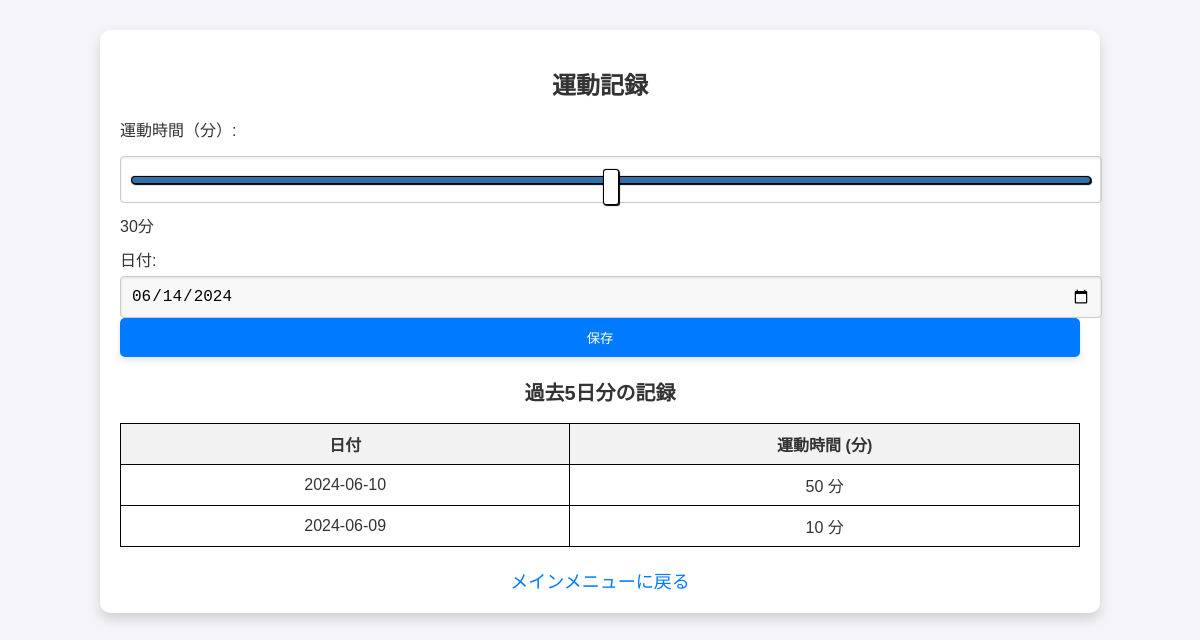
/accounts/exercise_record/ (signed in), run on an earlier commit of the app's database.
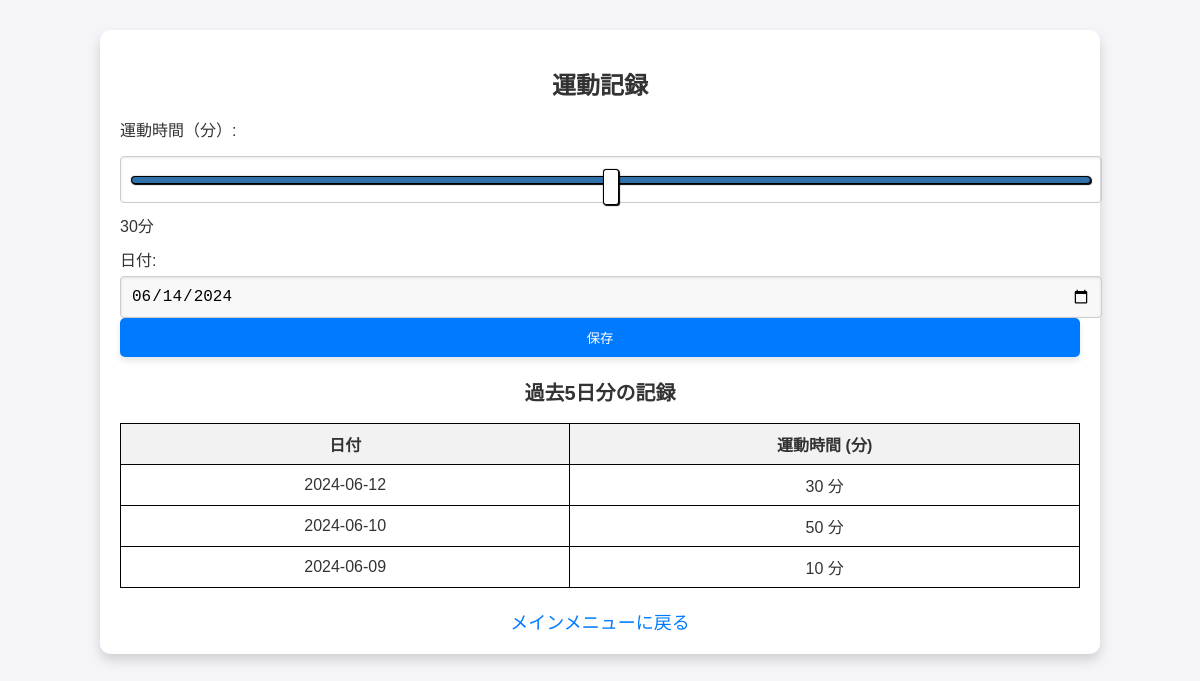
And on a later commit of the database.
### myapp/models.py (models this page shows, shortened)
class ExerciseRecord(models.Model):
    user = models.ForeignKey(CustomUser, on_delete=models.CASCADE, verbose_name=_('ユーザー'))
    date = models.DateField(_('日付'))
    duration = models.IntegerField(_('運動時間（分）'))
    activity_type = models.CharField(_('活動タイプ'), max_length=100, blank=True, null=True)
    class Meta:
        unique_together = ('user', 'date')

### myapp/views.py (the view)
# urls.py: path('exercise_record/', views.exercise_record, name='exercise_record'),
@login_required
def exercise_record(request):
    today = date.today()
    five_days_ago = today - timedelta(days=5)
    if request.method == 'POST':
        form = ExerciseRecordForm(request.POST)
        if form.is_valid():
            record = form.save(commit=False)
            record.user = request.user
            record.date = today
            record.save()
            return redirect('myapp:exercise_record')
    else:
        form = ExerciseRecordForm(initial={'date': today})
    exercise_records = ExerciseRecord.objects.filter(
        user=request.user,
        date__gte=five_days_ago
    ).order_by('-date')
    return render(request, 'exercise_record.html', {
        'form': form,
        'exercise_records': exercise_records,
        'today': today
    })

### myapp/forms.py
class ExerciseRecordForm(forms.ModelForm):
    class Meta:
        model = ExerciseRecord
        fields = ['date', 'duration', 'activity_type']
        labels = {
            'date': '日付',
            'duration': '時間',
            'activity_type': '活動種類'
        }

### myapp/authentication.py (called while the page is built)
    def get_user(self, user_id):
        UserModel = get_user_model()
        try:
            return UserModel.objects.get(pk=user_id)
        except UserModel.DoesNotExist:
            return None

### myapp/templates/exercise_record.html (shortened to what this page needs)
<!DOCTYPE html>
<html lang="ja">
<head>
    {% load static %}
    <link rel="stylesheet" href="{% static 'css/styles.css' %}">
</head>
<body class="body-background exercise-record">
    <div class="container">
        <h1 class="title">運動記録</h1>
        <form method="post" action="{% url 'myapp:submit_exercise_record' %}" class="form-group">
            <label for="duration" class="form-label">運動時間（分）:</label>
            <input type="range" id="duration" name="duration" min="0" max="60" value="30" class="input-range">
            <span id="durationDisplay" class="duration-display">30分</span>
            <label for="date" class="form-label">日付:</label>
            <input type="date" id="record_date" name="date" required value="{{ today|date:'Y-m-d' }}">
            <button type="submit" class="button">保存</button>
        </form>
        <h2>過去5日分の記録</h2>
        <table>
            <thead>
                <tr>
                    <th>日付</th>
                    <th>運動時間 (分)</th>
                </tr>
            </thead>
            <tbody>
                {% for record in exercise_records %}
                <tr>
                    <td>{{ record.date|date:"Y-m-d" }}</td>
                    <td>{{ record.duration }} 分</td>
                </tr>
                {% empty %}
                <tr>
                    <td colspan="2">記録がありません。</td>
                </tr>
                {% endfor %}
            </tbody>
        </table>
        <div class="text-center">
            <a href="{% url 'myapp:main_menu' %}" class="back-link">メインメニューに戻る</a>
        </div>
    </div>
</body>
</html>

What changed in the data, as far as the page shows it:
added ExerciseRecord: date "2024-06-12", duration "30"
